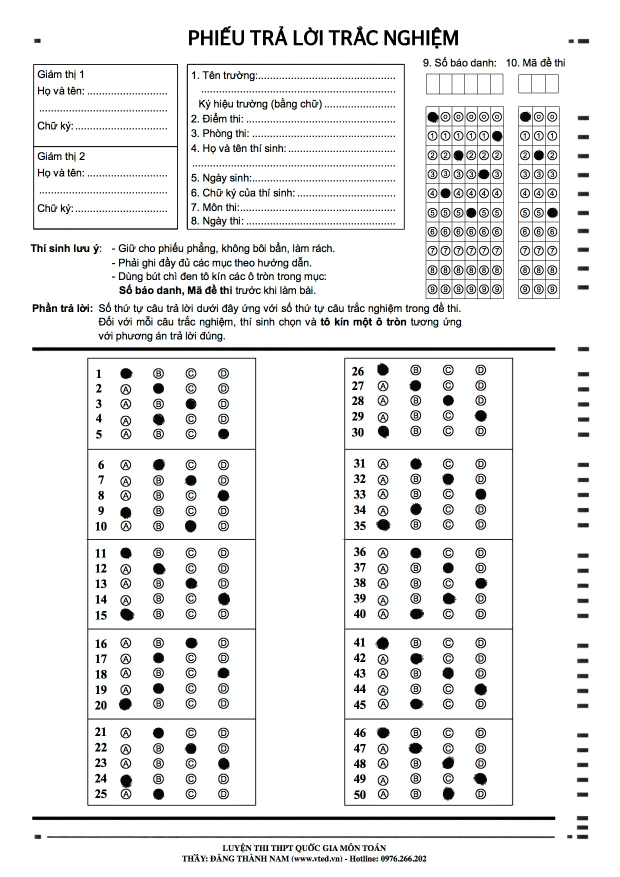
#> input picture t1.png, 1239 x 1754 px (shown at 1/2 size)
$ python test.py   (older library calls are emulated)
#> lines starting #> are read from the running program, lines starting #| are printed output that depends on the picture; after the words box and inside, x2 and y2 are one past the last pixel; in counts of white or black regions, pixels touching at a corner belong together
import cv2
import numpy as np
import imutils
from matplotlib import pyplot as plt
import pandas as pd
import xlsxwriter
from pandas import DataFrame
import time


a = time.time()
def sort_contours(cnts, method="left-to-right"):
    # initialize the reverse flag and sort index
    reverse = False
    i = 0

    # handle if we need to sort in reverse
    if method == "right-to-left" or method == "bottom-to-top":
        reverse = True

    # handle if we are sorting against the y-coordinate rather than
    # the x-coordinate of the bounding box
    if method == "top-to-bottom" or method == "bottom-to-top":
        i = 1

    # construct the list of bounding boxes and sort them from top to
    # bottom
    boundingBoxes = [cv2.boundingRect(c) for c in cnts]
    (cnts, boundingBoxes) = zip(*sorted(zip(cnts, boundingBoxes),
        key=lambda b:b[1][i], reverse=reverse))

    # return the list of sorted contours and bounding boxes
    return (cnts)


img = cv2.imread('t1.png')
#> img is the input picture: shape (1754, 1239, 3); mean B, G, R 235.2, 235.4, 235.2
# cv2.imshow('img', img)
# cv2.waitKey(0)
gray = cv2.cvtColor(img, cv2.COLOR_BGR2GRAY)
# cv2.imshow('1', gray)
# cv2.waitKey(0)


im_width = gray.shape[1]
#> im_width = 1239
im_height = gray.shape[0]
#> im_height = 1754

up_img = gray[int(0.12*im_height):int(0.34*im_height), int(0.68*im_width):int(0.92*im_width)]
cv2.imshow('2',up_img)
cv2.waitKey(0)
down_img_right = gray[int(0.41*im_height):int(0.92*im_height), int(0.6*im_width):int(0.8*im_width)]
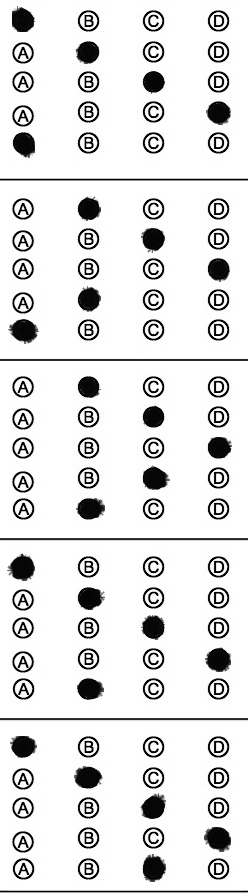
#> down_img_right: shape (894, 248); min 0, max 255, mean 224.4
# cv2.imshow('2',down_img_right)
# cv2.waitKey(0)
down_img_left = gray[int(0.41*im_height):int(0.92*im_height), int(0.18*im_width):int(0.38*im_width)]
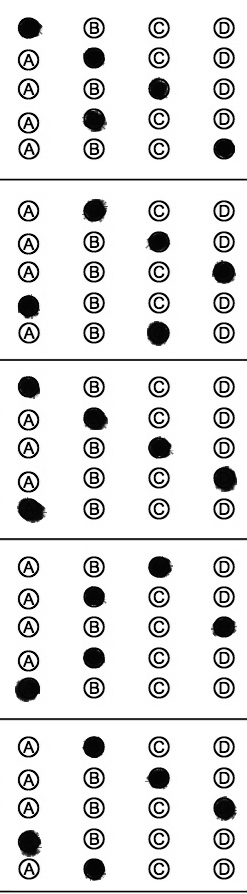
#> down_img_left: shape (894, 247); min 0, max 255, mean 225
# cv2.imshow('2',down_img_left)
# cv2.waitKey(0)
###  IMG_UP  ###
up_img = imutils.resize(up_img,width=200)
#> up_img: shape (259, 200)
thresh = cv2.adaptiveThreshold(up_img,255,cv2.ADAPTIVE_THRESH_GAUSSIAN_C,\
            cv2.THRESH_BINARY,11,2)
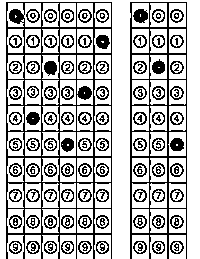
#> thresh: shape (259, 200); 71.5% white; black in thin lines or dots, all inside (x1, y1, x2, y2) = (6, 2, 187, 259)
kernel = cv2.getStructuringElement(cv2.MORPH_RECT,(9,3))
morph_img_threshold = thresh.copy()
cv2.morphologyEx(src=thresh, op=cv2.MORPH_CLOSE, kernel=kernel, dst=morph_img_threshold)
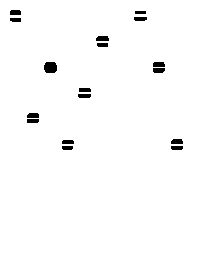
#> morph_img_threshold: shape (259, 200); 98.2% white; 17 black regions, largest, box (x1, y1, x2, y2) and area: (44, 62, 57, 73) 128, (96, 36, 109, 41) 60, (153, 62, 165, 67) 57
cv2.imshow('up', morph_img_threshold)
cv2.waitKey(0)
bitnot = cv2.bitwise_not(morph_img_threshold)
cv2.imshow('up', bitnot)
cv2.waitKey(0)
kernel = np.ones((7,7),np.uint8)
dilation = cv2.dilate(bitnot,kernel,iterations = 2)
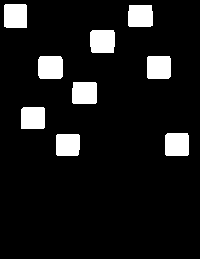
#> dilation: shape (259, 200); 9.4% white; 9 white regions
cv2.imshow('up', dilation)
cv2.waitKey(0)
new,contours_up, hierarchy = cv2.findContours(dilation, cv2.RETR_TREE, cv2.CHAIN_APPROX_SIMPLE)
#> contours_up = 9 contours; largest, box (x1, y1, x2, y2) and area: (38, 56, 63, 79) 517, (90, 30, 115, 53) 513, (4, 4, 27, 28) 504, (165, 133, 189, 156) 502, (147, 56, 171, 79) 502
contours_up= sorted(contours_up, key = cv2.contourArea, reverse = True)[:30]
contours_up = sort_contours(contours_up, method="left-to-right")
#> in sort_contours, `boundingBoxes = [cv2.boundingRect(c) for c in cnts]`: boundingBoxes = [(38, 56, 25, 23), (90, 30, 25, 23), (4, 4, 23, 24), (165, 133, 24, 23), (147, 56, 24, 23), (72, 82, 25, 22), (128, 5, 25, 22), (21, 107, 24, 22), (56, 134, 24, 22)]
#> in sort_contours, `(cnts, boundingBoxes) = zip(*sorted(zip(cnts, boundingBoxes), key=lamb..`: cnts = 9 contours; largest, box (x1, y1, x2, y2) and area: (38, 56, 63, 79) 517, (90, 30, 115, 53) 513, (4, 4, 27, 28) 504, (147, 56, 171, 79) 502, (165, 133, 189, 156) 502; boundingBoxes = ((4, 4, 23, 24), (21, 107, 24, 22), (38, 56, 25, 23), (56, 134, 24, 22), (72, 82, 25, 22), (90, 30, 25, 23), (128, 5, 25, 22), (147, 56, 24, 23), (165, 133, 24, 23))
#> contours_up has the same summary as cnts in sort_contours
screenCnt = None
Y_up_sbd = []
Y_up_made = []
for c in contours_up:
    x,y,w,h = cv2.boundingRect(c)
    print(y)
    if w/h < 2:
        #print(y)
        out_up = up_img[y:y+h,x:x+w]
        cv2.imshow('a',out_up)
        cv2.waitKey(0)
        cv2.rectangle (up_img, (x, y), (x + w, y + h), (0,255,0), 2)
        if x>120:
            Y_up_made.append(y)
        elif x < 120:
            Y_up_sbd.append(y)
#> this loop made 9 passes
#| 4
#| 107
#| 56
#| 134
#| 82
#| 30
#| 5
#| 56
#> (further printed lines are left out)
#> pass 1, `out_up = up_img[y:y+h,x:x+w]`:
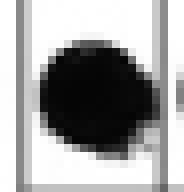
#> out_up: shape (24, 23) (shown 8 times larger); min 5, max 255, mean 163.7
#> after the loop:
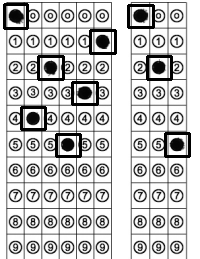
#> up_img: shape (259, 200); min 0, max 255, mean 196.8
#> after the loop, Y_up_made = [5, 56, 133]; Y_up_sbd = [4, 107, 56, 134, 82, 30]
# print(Y_up_made)
# print(Y_up_sbd)
made = ""
sbd = ""
for i in range(len(Y_up_made)):
    if Y_up_made[i]<20:
        temp = 0
    elif Y_up_made[i]>20 and Y_up_made[i]<40:
        temp = 1
    elif Y_up_made[i]>40 and Y_up_made[i]<60:
        temp = 2
    elif Y_up_made[i]>60 and Y_up_made[i]<90:
        temp = 3
    elif Y_up_made[i]>100 and Y_up_made[i]<120:
        temp = 4
    elif Y_up_made[i]>120 and Y_up_made[i]<150:
        temp = 5
    elif Y_up_made[i]>150 and Y_up_made[i]<180:
        temp = 6
    made = made + str(temp)
#> this loop made 3 passes
#> (temp, made) on passes 1 to 3: (0, '0'), (2, '02'), (5, '025')
print("ma de",made)
#| ma de 025
for i in range(len(Y_up_sbd)):
    if Y_up_sbd[i]<30:
        temp = 0
    elif Y_up_sbd[i]>30 and Y_up_sbd[i]<60:
        temp = 1
    elif Y_up_sbd[i]>60 and Y_up_sbd[i]<90:
        temp = 2
    elif Y_up_sbd[i]>90 and Y_up_sbd[i]<125:
        temp = 3
    elif Y_up_sbd[i]>125 and Y_up_sbd[i]<165:
        temp = 4
    elif Y_up_sbd[i]>165 and Y_up_sbd[i]<210:
        temp = 5
    elif Y_up_sbd[i]>210 and Y_up_sbd[i]<240:
        temp = 6
    sbd = sbd + str(temp)
#> this loop made 6 passes
#> (temp, sbd) on passes 1 to 5: (0, '0'), (3, '03'), (1, '031'), (4, '0314'), (2, '03142')
#> sbd on pass 6: '031422'
print("sbd", sbd)
#| sbd 031422


# [110 lines of commented-out code are left out]
